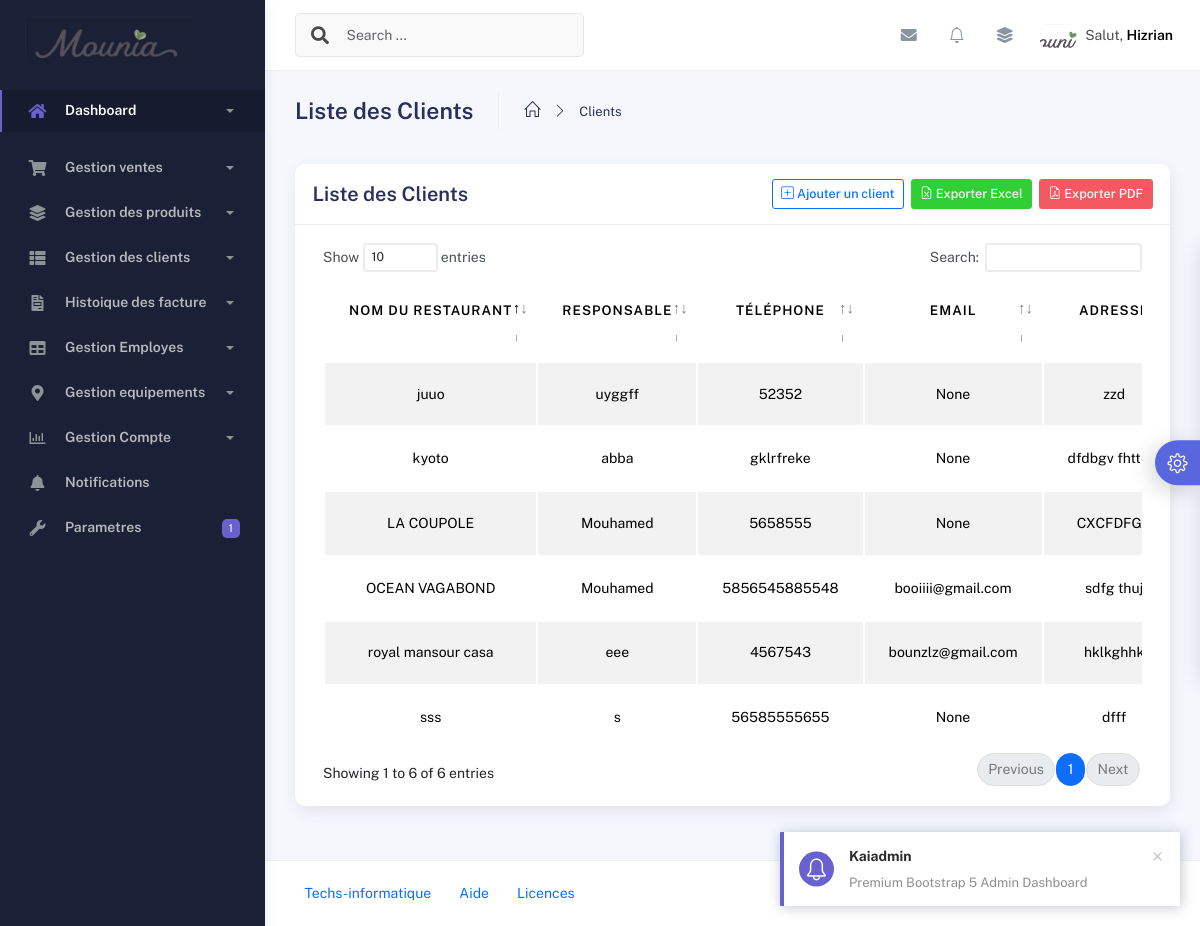
Before: /clients/ with the older database file.
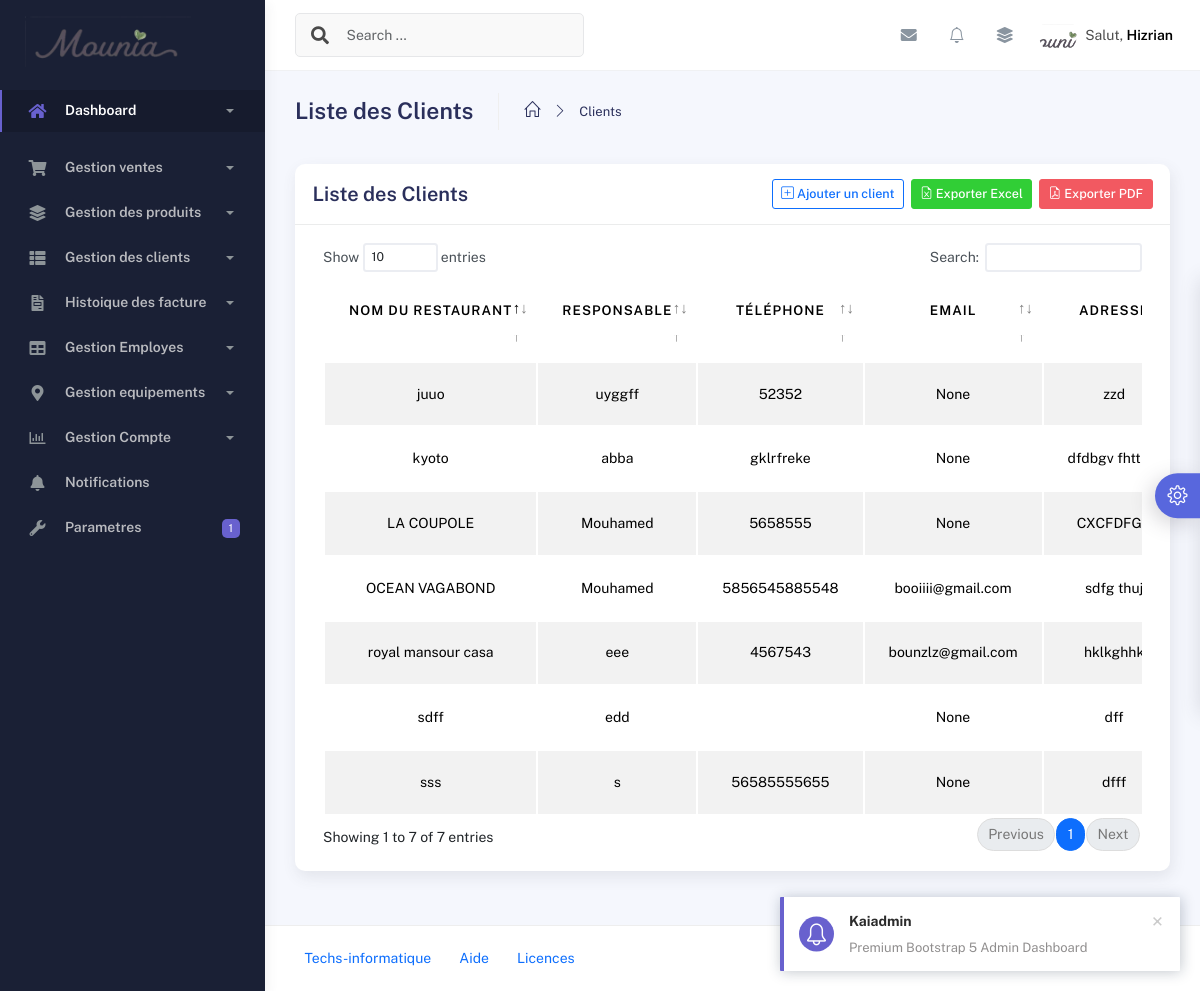
After: the same page with the newer database file.
### application/models.py (models this page shows, shortened)
class Client(models.Model):
    nom = models.CharField(max_length=150, verbose_name="Nom du restaurant")
    responsable = models.CharField(max_length=100, verbose_name="Nom du responsable", blank=True, null=True)
    telephone = models.CharField(
        max_length=20,
        verbose_name="Téléphone",
        unique=True,
        blank=True,
        null=True  # Ajouter null=True
    )
    ice = models.CharField(
        max_length=15,
        verbose_name="ICE",
        unique=False,
        blank=True,
        null=True
    )
    email = models.EmailField(blank=True, null=True, verbose_name="Email")
    adresse = models.TextField(verbose_name="Adresse", blank=True, null=True)
    ville = models.CharField(max_length=100, verbose_name="Ville")
    prix_livraison = models.DecimalField(
        max_digits=10,
        decimal_places=2,
        verbose_name="Prix de livraison (en MAD)"
    )
    date_creation = models.DateTimeField(auto_now_add=True, verbose_name="Date d'ajout")
    class Meta:
        verbose_name = "Client (Restaurant)"
        verbose_name_plural = "Clients (Restaurants)"
        ordering = ["nom"]

### application/views.py (the view)
# urls.py: path("clients/", views.liste_clients, name="liste_clients"),
def liste_clients(request):
    clients = Client.objects.all()
    return render(request, "clients/liste_clients.html", {"clients": clients})

### application/context_processors.py (called while the page is built)
def parametres_mounia(request):
    return {
        'parametres': ParametresMounia.objects.first() or None
    }

### templates/clients/liste_clients.html (shortened to what this page needs)
{% extends "base.html" %}
{% load static %}
{% block content %}
<div class="container">
  <div class="page-inner">
    <div class="page-header">
      <h3 class="fw-bold mb-3">Liste des Clients</h3>
      <ul class="breadcrumbs mb-3">
        <li class="nav-home">
          <a href="{% url 'home' %}">
            <i class="icon-home"></i>
          </a>
        </li>
        <li class="separator">
          <i class="icon-arrow-right"></i>
        </li>
        <li class="nav-item">
          <a href="{% url 'liste_clients' %}">Clients</a>
        </li>
      </ul>
    </div>
    <div class="row">
      <div class="col-md-12">
        <div class="card">
          <div class="card-header">
            <div class="d-flex align-items-center">
              <h4 class="card-title">Liste des Clients</h4>
              <a
                href="{% url 'ajouter_client' %}"
                class="btn btn-outline-primary ms-auto me-2"
              >
                <i class="bi bi-plus-square"></i> Ajouter un client
              </a>
              <a
                href=""
                class="btn btn-success me-2"
              >
                <i class="bi bi-file-earmark-excel"></i> Exporter Excel
              </a>
              <a
                href=""
                class="btn btn-danger"
              >
                <i class="bi bi-file-earmark-pdf"></i> Exporter PDF
              </a>
            </div>
          </div>
          <div class="card-body">
            <div class="table-responsive">
              <table
                id="clients-table"
                class="display table table-striped table-hover"
              >
                <thead>
                  <tr>
                    <th style="width: 200px">Nom du Restaurant</th>
                    <th style="width: 150px">Responsable</th>
                    <th style="width: 120px">Téléphone</th>
                    <th style="width: 200px">Email</th>
                    <th style="width: 250px">Adresse</th>
                  </tr>
                </thead>
                <tbody>
                  {% for client in clients %}
                  <tr>
                    <td>{{ client.nom }}</td>
                    <td>{{ client.responsable }}</td>
                    <td>{{ client.telephone }}</td>
                    <td>{{ client.email }}</td>
                    <td>{{ client.adresse }}</td>
                  </tr>
                  {% endfor %}
                </tbody>
              </table>
            </div>
          </div>
        </div>
      </div>
    </div>
  </div>
</div>
{% endblock content %}

Changed rows visible on the page:
added Client: nom "sdff", responsable "edd", email "None", adresse "dff"
Other visible differences:
text written by a page script: "Show entries Search: Showing 1 to 6 of 6 entries Previous 1 Next" → "Show entries Search: Showing 1 to 7 of 7 entries Previous 1 Next"
